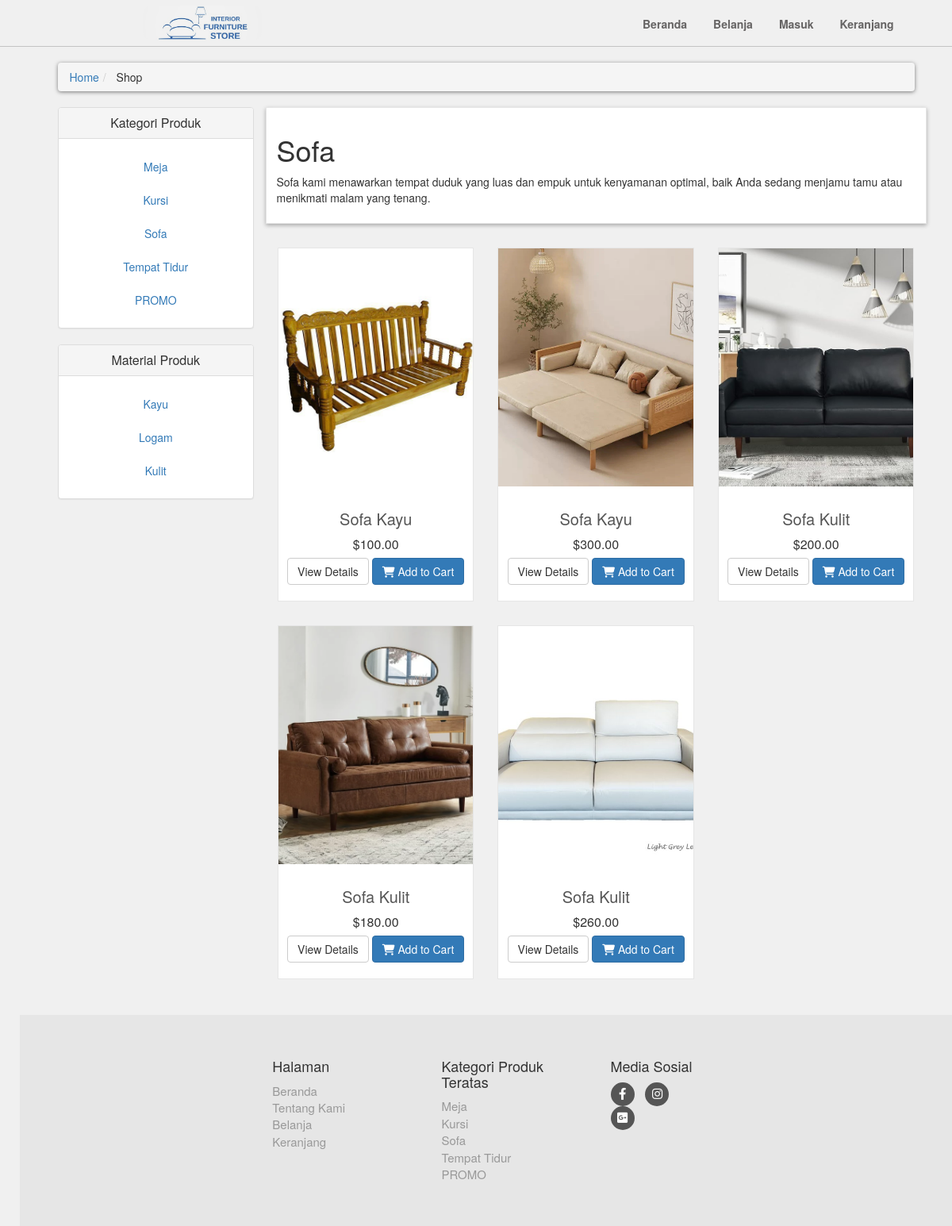
/shop.php?p_categories=3, run on the app's committed database.
### tables this page shows
CREATE TABLE `product_categories` (
  `p_category_id` int(10) NOT NULL,
  `p_category_title` varchar(50) NOT NULL,
  `p_category_desc` varchar(200) NOT NULL
);

CREATE TABLE `product_material` (
  `p_material_id` int(10) NOT NULL,
  `p_material_title` varchar(50) NOT NULL,
  `p_material_desc` varchar(200) NOT NULL
);

CREATE TABLE `products` (
  `product_id` bigint(8) NOT NULL,
  `p_category_id` int(10) NOT NULL,
  `p_material_id` int(10) NOT NULL,
  `product_title` varchar(50) NOT NULL,
  `product_description` varchar(120) NOT NULL,
  `product_price` decimal(7,2) NOT NULL,
  `product_discount` int(4) NOT NULL,
  `product_image1` text NOT NULL,
  `product_image2` text NOT NULL,
  `product_image3` text NOT NULL
);

### includes/functions.php (the view, shortened to what this page needs)
<?php
$db = mysqli_connect("localhost", "root", "", "joviweb3");
function getPCategories(){
    global $db;
    $get_p_categories = "select * from product_categories";
    $run_p_categories = mysqli_query($db, $get_p_categories);
    while($row_p_categories=mysqli_fetch_array($run_p_categories)){
        $p_category_id = $row_p_categories['p_category_id'];
        $p_category_title = $row_p_categories['p_category_title'];
        if($p_category_title == 'SALE'){
            echo "
                <li>
                    <a style='color:red;' class= 'text-center' href='shop.php?p_categories=$p_category_id'> $p_category_title </a>
                </li>
            ";
        }else
            echo "
            <li>
                <a class= 'text-center' href='shop.php?p_categories=$p_category_id'> $p_category_title </a>
            </li>
        ";}
}
function getMaterial(){
    global $db;
    $get_p_material = "select * from product_material";
    $run_p_material = mysqli_query($db, $get_p_material);
    while($row_p_material=mysqli_fetch_array($run_p_material)){
        $p_material_id = $row_p_material['p_material_id'];
        $p_material_title = $row_p_material['p_material_title'];
        echo "
            <li>
                <a class= 'text-center' href='shop.php?p_material=$p_material_id'> $p_material_title </a>
            </li>
        ";
    }
}
    function getpcatpro(){
        global $db;
        if(isset($_GET['p_categories'])){
            $p_category_id = $_GET['p_categories'];
            $get_p_categories = "select * from product_categories where p_category_id='$p_category_id'";
            $run_p_categories = mysqli_query($db, $get_p_categories);
            $row_p_categories = mysqli_fetch_array($run_p_categories);
            $p_category_title = $row_p_categories['p_category_title'];
            $p_category_desc = $row_p_categories['p_category_desc'];
            $get_products = "select * from products where p_category_id = '$p_category_id'";
            $run_products = mysqli_query($db, $get_products);
            $count = mysqli_num_rows($run_products);
            if($count==0){
                echo "
                    <div class='box'>
                        <h1> No Product Found In This Product Category</h1>
                    </div>
                ";
            }else{
                echo"
                    <div class='box'>
                        <h1> $p_category_title </h1>
                        <p> $p_category_desc </p>
                    </div>
                ";
            }
            while($row_products=mysqli_fetch_array($run_products)){
                $pro_id = $row_products['product_id'];
                $pro_title = $row_products['product_title'];
                $pro_price = $row_products['product_price'];
                $pro_image1 = $row_products['product_image1'];
                if($p_category_title == 'SALE'){
                    $pro_discounted_price = discount($pro_id);
                echo "
                <div class='col-md-4 col-sm-6 center-responsive'>
                    <div class='product'>
                        <a href='details.php?pro_id=$pro_id'>
                            <img class='img-responsive' src='product_images/$pro_image1'>
                        </a>
                        <div class='text'>
                            <h3>
                                <a href='details.php?pro_id=$pro_id'>
                                    $pro_title
                                </a>
                            </h3>
                            <p class='price text-center' style='text-decoration: line-through;'>
                                $$pro_price
                            </p>
                            <p class='price text-center' style='color: red;' >
                                $$pro_discounted_price
                            <p>
                            <p class='button'>
                                <a class='btn btn-default' href='details.php?pro_id=$pro_id'>
                                    View Details
                                </a>
                                <a class='btn btn-primary' href='details.php?pro_id=$pro_id'>
                                    <i class='fa fa-shopping-cart'></i> Add to Cart
                                </a>
                            </p>
                        </div>
                    </div>
                </div>
                ";
                }else{
                    echo "
                    <div class='col-md-4 col-sm-6 center-responsive'>
                        <div class='product'>
                            <a href='details.php?pro_id=$pro_id'>
                                <img class='img-responsive' src='product_images/$pro_image1'>
                            </a>
                            <div class='text'>
                                <h3>
                                    <a href='details.php?pro_id=$pro_id'>
                                        $pro_title
                                    </a>
                                </h3>
                                <p class='price''>
                                    $$pro_price
                                </p>
                                <p class='button'>
                                    <a class='btn btn-default' href='details.php?pro_id=$pro_id'>
                                        View Details
                                    </a>
                                    <a class='btn btn-primary' href='details.php?pro_id=$pro_id'>
                                        <i class='fa fa-shopping-cart'></i> Add to Cart
                                    </a>
                                </p>
                            </div>
                        </div>
                    </div>
                    ";
                }
            }
        }
    }
?>

### includes/footer.php (shortened to what this page needs)
<div id="footer">
    <div class="holder">
        <div class="row justify-content-center">
            <div class="col-sm-6 col-md-3">
                <h4>Halaman</h4>
                <ul>
                    <li><a href="index.php">Beranda</a></li>
                    <li><a href="index.php">Tentang Kami</a></li>
                    <?php if(isset($_SESSION['user'])): ?>
                        <li><a href="shop.php">Belanja</a></li>
                        <li><a href="cart.php">Keranjang</a></li>
                    <?php else: ?>
                        <li><a href="login.php">Belanja </a></li>
                        <li><a href="login.php">Keranjang </a></li>
                    <?php endif; ?>
                </ul>
            </div>
            <div class="com-sm-6 col-md-3">
            <h4>Kategori Produk Teratas</h4>
            <ul>
                <?php
                    $get_p_categories = "select * from product_categories";
                    $run_p_categories = mysqli_query($db, $get_p_categories);
                    while($row_p_categories=mysqli_fetch_array($run_p_categories)){
                        $p_category_id = $row_p_categories['p_category_id'];
                        $p_category_title = $row_p_categories['p_category_title'];
                        if(isset($_SESSION['user'])){
                            echo "
                                <li>
                                    <a href ='shop.php?p_categories=$p_category_id'>
                                        $p_category_title
                                    </a>
                                </li>
                            ";
                        } else {
                            echo "
                                <li>
                                    <a href ='login.php'>
                                        $p_category_title
                                    </a>
                                </li>
                            ";
                        }
                    }
                ?>
            </ul>
        </div>
            <div class="col-sm-6 col-md-2">
                <h4>Media Sosial</h4>
                <p class="social">
                    <a href="https://www.facebook.com/IstimewaPremiumFurniture?mibextid=ZbWKwL" class="fa-brands fa-facebook-f"></a>
                    <a href="https://www.instagram.com/istimewa_furniture?igsh=MXNmdjY4ZnE1YmRvNg==" class="fa-brands fa-instagram"></a>
                    <a href="https://www.lalamove.com/id/blog/pengiriman-furniture-rumah-minimalis/" class="fa-brands fa-square-google-plus"></a>
                </p>
            </div>
        </div>
    </div>
</div>

### style/style.css (style rules this page uses)
* { box-sizing: border-box; margin: 0; padding: 0; }
ul, li, dl, ol, p, a, img { margin: 0; padding: 0; }
body { font-size: 14px; line-height: 1.42857143; color: #333333; background-color: #f0f0f0 !important; font-family: 'Roboto', sans-serif; }
#content .box { background: #ffffff; margin: 0 0 30px; border: solid 1px #e6e6e6; padding: 1.25rem; box-shadow: 0px 2px 5px rgba(0, 0, 0, .3); }
.holder { width: 70%; margin: 0 auto; }
img { max-width: 100%; }
#content img { width: 100%; object-fit: cover; max-width: none; min-height: 300px; max-height: 300px; }
#content .product { background-color: #ffffff; border: 1px solid #e6e6e6; margin-bottom: 30px; box-sizing: border-box; }
#content .product .text { padding: 10px 10px 0; }
#content .product .text p.price { font-size: 16px; text-align: center; font-weight: 400; margin-bottom: 5px; }
#content .product .text .button { text-align: center; clear: both; }
#content .product .text .button .btn { margin-bottom: 10px; }
#content .product .text h3 { text-align: center; font-size: 20px; }
#content .product .text h3 a { color: rgb(85, 85, 85); }
#footer { margin-top: 15px; background: #e6e6e6; padding: 45px 0; }
#footer a { color: #999999; text-decoration: none; }
#footer ul { list-style: none; padding-left: 0px; font-size: 15px; }
#footer .social { text-align: left; }
#footer .social a { margin: 0 10px 0 0; display: inline-block; color: #ffffff; width: 30px; height: 30px; border-radius: 15px; line-height: 30px; font-size: 15px; text-align: center; vertical-align: bottom; background-color: #555555; text-decoration: none; }

### data on the page
product_categories: p_category_title "Meja"
product_categories: p_category_title "Kursi"
product_categories: p_category_title "Sofa", p_category_desc "Sofa kami menawarkan tempat duduk yang luas dan empuk untuk kenyamanan optimal, baik Anda sedang menjamu tamu atau menikmati malam yang tenang."
product_categories: p_category_title "Tempat Tidur"
product_categories: p_category_title "PROMO"
product_material: p_material_title "Kayu"
product_material: p_material_title "Logam"
product_material: p_material_title "Kulit"
products: product_image1 (picture), product_title "Sofa Kayu", product_price "100.00"
products: product_image1 (picture), product_title "Sofa Kayu", product_price "300.00"
products: product_image1 (picture), product_title "Sofa Kulit", product_price "200.00"
products: product_image1 (picture), product_title "Sofa Kulit", product_price "180.00"
products: product_image1 (picture), product_title "Sofa Kulit", product_price "260.00"
